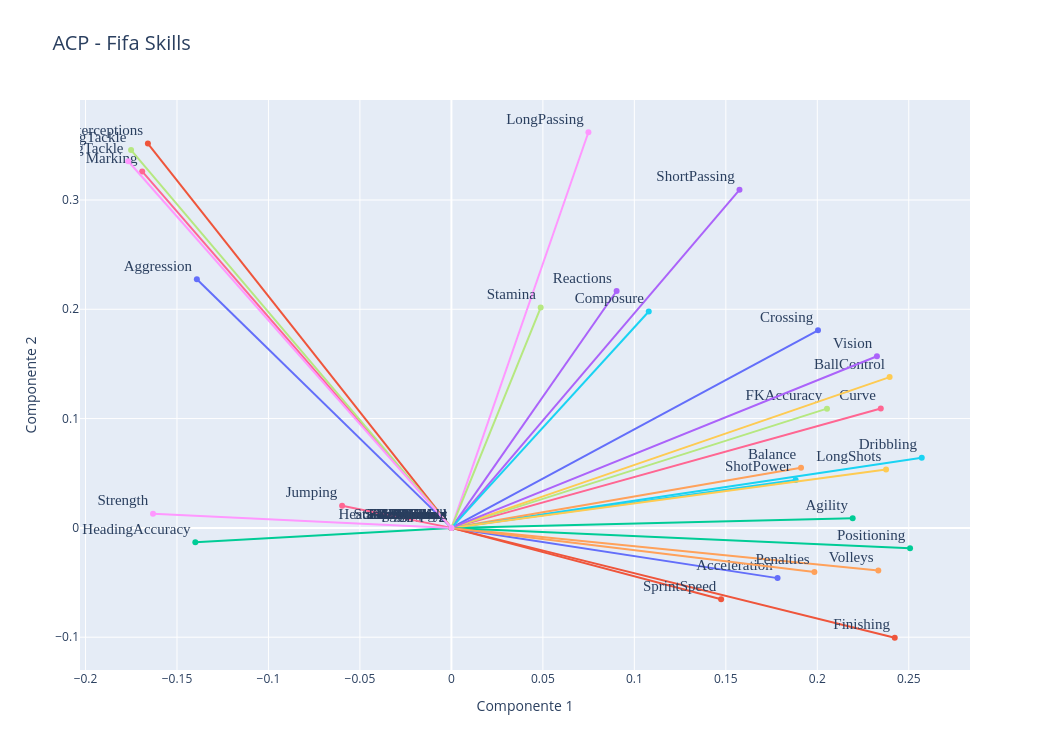

Here is the notebook cell this chart was saved with:
### Code cell
#En Colab
fig.show()

### Figure 1 — Plotly figure (JSON) as saved in the notebook; plotly's stock layout.template omitted (floating-point values rounded to 4 significant figures)
{"data": [{"mode": "lines+markers+text", "text": "Crossing", "textfont": {"family": "sans serif", "size": 15}, "textposition": "top left", "type": "scatter", "x": [0, 0.2004], "y": [0, 0.1808]}, {"mode": "lines+markers+text", "text": "Finishing", "textfont": {"family": "sans serif", "size": 15}, "textposition": "top left", "type": "scatter", "x": [0, 0.2423], "y": [0, -0.1005]}, {"mode": "lines+markers+text", "text": "HeadingAccuracy", "textfont": {"family": "sans serif", "size": 15}, "textposition": "top left", "type": "scatter", "x": [0, -0.14], "y": [0, -0.0132]}, {"mode": "lines+markers+text", "text": "ShortPassing", "textfont": {"family": "sans serif", "size": 15}, "textposition": "top left", "type": "scatter", "x": [0, 0.1575], "y": [0, 0.3093]}, {"mode": "lines+markers+text", "text": "Volleys", "textfont": {"family": "sans serif", "size": 15}, "textposition": "top left", "type": "scatter", "x": [0, 0.2334], "y": [0, -0.03894]}, {"mode": "lines+markers+text", "text": "Dribbling", "textfont": {"family": "sans serif", "size": 15}, "textposition": "top left", "type": "scatter", "x": [0, 0.2571], "y": [0, 0.06425]}, {"mode": "lines+markers+text", "text": "Curve", "textfont": {"family": "sans serif", "size": 15}, "textposition": "top left", "type": "scatter", "x": [0, 0.2347], "y": [0, 0.1092]}, {"mode": "lines+markers+text", "text": "FKAccuracy", "textfont": {"family": "sans serif", "size": 15}, "textposition": "top left", "type": "scatter", "x": [0, 0.2053], "y": [0, 0.1091]}, {"mode": "lines+markers+text", "text": "LongPassing", "textfont": {"family": "sans serif", "size": 15}, "textposition": "top left", "type": "scatter", "x": [0, 0.07489], "y": [0, 0.362]}, {"mode": "lines+markers+text", "text": "BallControl", "textfont": {"family": "sans serif", "size": 15}, "textposition": "top left", "type": "scatter", "x": [0, 0.2395], "y": [0, 0.1379]}, {"mode": "lines+markers+text", "text": "Acceleration", "textfont": {"family": "sans serif", "size": 15}, "textposition": "top left", "type": "scatter", "x": [0, 0.1783], "y": [0, -0.04595]}, {"mode": "lines+markers+text", "text": "SprintSpeed", "textfont": {"family": "sans serif", "size": 15}, "textposition": "top left", "type": "scatter", "x": [0, 0.1474], "y": [0, -0.06523]}, {"mode": "lines+markers+text", "text": "Agility", "textfont": {"family": "sans serif", "size": 15}, "textposition": "top left", "type": "scatter", "x": [0, 0.2193], "y": [0, 0.008768]}, {"mode": "lines+markers+text", "text": "Reactions", "textfont": {"family": "sans serif", "size": 15}, "textposition": "top left", "type": "scatter", "x": [0, 0.0903], "y": [0, 0.2167]}, {"mode": "lines+markers+text", "text": "Balance", "textfont": {"family": "sans serif", "size": 15}, "textposition": "top left", "type": "scatter", "x": [0, 0.1911], "y": [0, 0.05492]}, {"mode": "lines+markers+text", "text": "ShotPower", "textfont": {"family": "sans serif", "size": 15}, "textposition": "top left", "type": "scatter", "x": [0, 0.1882], "y": [0, 0.04385]}, {"mode": "lines+markers+text", "text": "Jumping", "textfont": {"family": "sans serif", "size": 15}, "textposition": "top left", "type": "scatter", "x": [0, -0.05975], "y": [0, 0.02035]}, {"mode": "lines+markers+text", "text": "Stamina", "textfont": {"family": "sans serif", "size": 15}, "textposition": "top left", "type": "scatter", "x": [0, 0.0488], "y": [0, 0.2016]}, {"mode": "lines+markers+text", "text": "Strength", "textfont": {"family": "sans serif", "size": 15}, "textposition": "top left", "type": "scatter", "x": [0, -0.1631], "y": [0, 0.01304]}, {"mode": "lines+markers+text", "text": "LongShots", "textfont": {"family": "sans serif", "size": 15}, "textposition": "top left", "type": "scatter", "x": [0, 0.2376], "y": [0, 0.05339]}, {"mode": "lines+markers+text", "text": "Aggression", "textfont": {"family": "sans serif", "size": 15}, "textposition": "top left", "type": "scatter", "x": [0, -0.1391], "y": [0, 0.2275]}, {"mode": "lines+markers+text", "text": "Interceptions", "textfont": {"family": "sans serif", "size": 15}, "textposition": "top left", "type": "scatter", "x": [0, -0.1659], "y": [0, 0.3516]}, {"mode": "lines+markers+text", "text": "Positioning", "textfont": {"family": "sans serif", "size": 15}, "textposition": "top left", "type": "scatter", "x": [0, 0.2507], "y": [0, -0.01852]}, {"mode": "lines+markers+text", "text": "Vision", "textfont": {"family": "sans serif", "size": 15}, "textposition": "top left", "type": "scatter", "x": [0, 0.2326], "y": [0, 0.157]}, {"mode": "lines+markers+text", "text": "Penalties", "textfont": {"family": "sans serif", "size": 15}, "textposition": "top left", "type": "scatter", "x": [0, 0.1984], "y": [0, -0.04042]}, {"mode": "lines+markers+text", "text": "Composure", "textfont": {"family": "sans serif", "size": 15}, "textposition": "top left", "type": "scatter", "x": [0, 0.1079], "y": [0, 0.1979]}, {"mode": "lines+markers+text", "text": "Marking", "textfont": {"family": "sans serif", "size": 15}, "textposition": "top left", "type": "scatter", "x": [0, -0.169], "y": [0, 0.3261]}, {"mode": "lines+markers+text", "text": "StandingTackle", "textfont": {"family": "sans serif", "size": 15}, "textposition": "top left", "type": "scatter", "x": [0, -0.1751], "y": [0, 0.3456]}, {"mode": "lines+markers+text", "text": "SlidingTackle", "textfont": {"family": "sans serif", "size": 15}, "textposition": "top left", "type": "scatter", "x": [0, -0.1766], "y": [0, 0.3354]}], "layout": {"autosize": false, "height": 750, "showlegend": false, "title": {"font": {"size": 20}, "text": "ACP - Fifa Skills"}, "width": 1050, "xaxis": {"title": {"text": "Componente 1"}}, "yaxis": {"title": {"text": "Componente 2"}}}}
